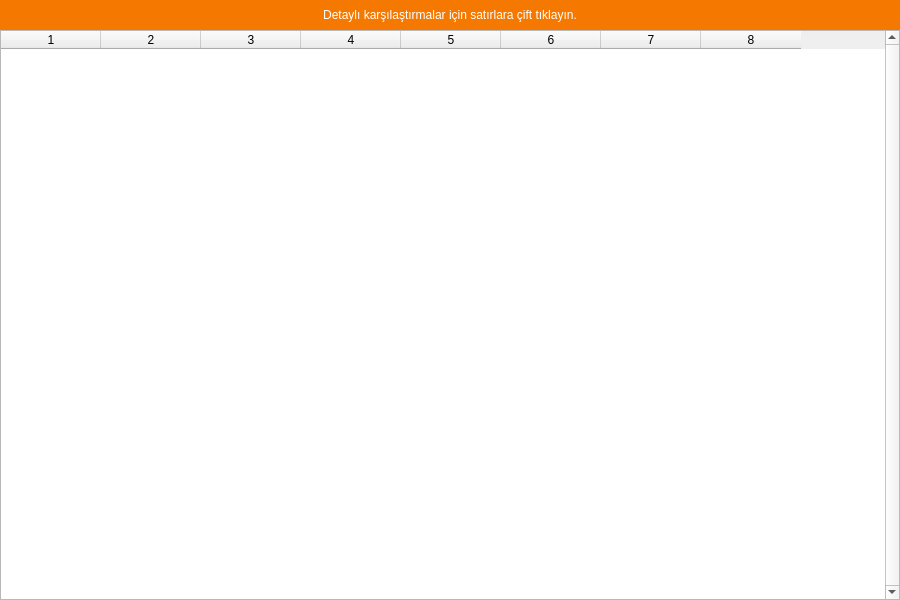
<?xml version="1.0" encoding="UTF-8"?>
<ui version="4.0">
 <class>ResultWindow</class>
 <widget class="QWidget" name="ResultWindow">
  <property name="geometry">
   <rect>
    <x>0</x>
    <y>0</y>
    <width>900</width>
    <height>600</height>
   </rect>
  </property>
  <property name="sizePolicy">
   <sizepolicy hsizetype="Fixed" vsizetype="Fixed">
    <horstretch>0</horstretch>
    <verstretch>0</verstretch>
   </sizepolicy>
  </property>
  <property name="minimumSize">
   <size>
    <width>900</width>
    <height>600</height>
   </size>
  </property>
  <property name="maximumSize">
   <size>
    <width>900</width>
    <height>600</height>
   </size>
  </property>
  <property name="windowTitle">
   <string>Sonuçlar</string>
  </property>
  <property name="windowIcon">
   <iconset resource="files.qrc">
    <normaloff>:/images/images/logo.ico</normaloff>:/images/images/logo.ico</iconset>
  </property>
  <widget class="QTableWidget" name="tableCodes">
   <property name="geometry">
    <rect>
     <x>0</x>
     <y>30</y>
     <width>900</width>
     <height>570</height>
    </rect>
   </property>
   <property name="sizePolicy">
    <sizepolicy hsizetype="Fixed" vsizetype="Fixed">
     <horstretch>0</horstretch>
     <verstretch>0</verstretch>
    </sizepolicy>
   </property>
   <property name="maximumSize">
    <size>
     <width>900</width>
     <height>600</height>
    </size>
   </property>
   <property name="autoFillBackground">
    <bool>false</bool>
   </property>
   <property name="styleSheet">
    <string notr="true"/>
   </property>
   <property name="frameShape">
    <enum>QFrame::StyledPanel</enum>
   </property>
   <property name="lineWidth">
    <number>1</number>
   </property>
   <property name="midLineWidth">
    <number>0</number>
   </property>
   <property name="verticalScrollBarPolicy">
    <enum>Qt::ScrollBarAlwaysOn</enum>
   </property>
   <property name="horizontalScrollBarPolicy">
    <enum>Qt::ScrollBarAsNeeded</enum>
   </property>
   <property name="sizeAdjustPolicy">
    <enum>QAbstractScrollArea::AdjustIgnored</enum>
   </property>
   <property name="autoScroll">
    <bool>false</bool>
   </property>
   <property name="autoScrollMargin">
    <number>16</number>
   </property>
   <property name="horizontalScrollMode">
    <enum>QAbstractItemView::ScrollPerItem</enum>
   </property>
   <property name="gridStyle">
    <enum>Qt::DotLine</enum>
   </property>
   <property name="sortingEnabled">
    <bool>true</bool>
   </property>
   <property name="columnCount">
    <number>8</number>
   </property>
   <column/>
   <column/>
   <column/>
   <column/>
   <column/>
   <column/>
   <column/>
   <column/>
  </widget>
  <widget class="QLabel" name="label">
   <property name="geometry">
    <rect>
     <x>0</x>
     <y>0</y>
     <width>900</width>
     <height>30</height>
    </rect>
   </property>
   <property name="styleSheet">
    <string notr="true">QLabel
{
	background: rgb(245, 121, 0);
	color: #FFF;
}</string>
   </property>
   <property name="text">
    <string>Detaylı karşılaştırmalar için satırlara çift tıklayın.</string>
   </property>
   <property name="alignment">
    <set>Qt::AlignCenter</set>
   </property>
  </widget>
 </widget>
 <resources>
  <include location="files.qrc"/>
 </resources>
 <connections/>
</ui>
